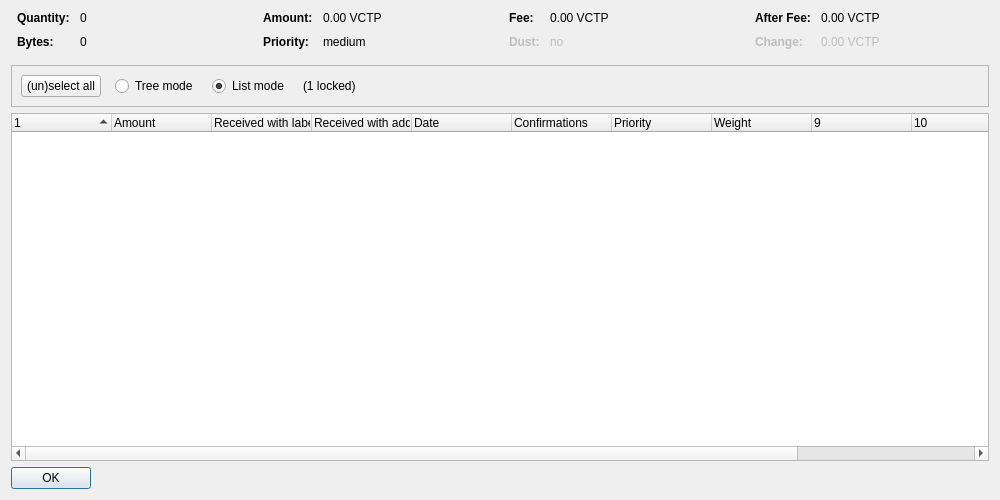
<?xml version="1.0" encoding="UTF-8"?>
<ui version="4.0">
 <class>CoinControlDialog</class>
 <widget class="QDialog" name="CoinControlDialog">
  <property name="geometry">
   <rect>
    <x>0</x>
    <y>0</y>
    <width>1000</width>
    <height>500</height>
   </rect>
  </property>
  <property name="windowTitle">
   <string>Coin Selection</string>
  </property>
  <layout class="QVBoxLayout" name="verticalLayout">
   <item>
    <layout class="QHBoxLayout" name="horizontalLayoutTop" stretch="0,0,0,0">
     <property name="topMargin">
      <number>0</number>
     </property>
     <property name="bottomMargin">
      <number>10</number>
     </property>
     <item>
      <layout class="QFormLayout" name="formLayoutCoinControl1">
       <property name="horizontalSpacing">
        <number>10</number>
       </property>
       <property name="verticalSpacing">
        <number>10</number>
       </property>
       <property name="leftMargin">
        <number>6</number>
       </property>
       <property name="rightMargin">
        <number>6</number>
       </property>
       <item row="0" column="0">
        <widget class="QLabel" name="labelCoinControlQuantityText">
         <property name="font">
          <font>
           <weight>75</weight>
           <bold>true</bold>
          </font>
         </property>
         <property name="text">
          <string>Quantity:</string>
         </property>
        </widget>
       </item>
       <item row="0" column="1">
        <widget class="QLabel" name="labelCoinControlQuantity">
         <property name="cursor">
          <cursorShape>IBeamCursor</cursorShape>
         </property>
         <property name="contextMenuPolicy">
          <enum>Qt::ActionsContextMenu</enum>
         </property>
         <property name="text">
          <string notr="true">0</string>
         </property>
         <property name="textInteractionFlags">
          <set>Qt::LinksAccessibleByMouse|Qt::TextSelectableByKeyboard|Qt::TextSelectableByMouse</set>
         </property>
        </widget>
       </item>
       <item row="1" column="0">
        <widget class="QLabel" name="labelCoinControlBytesText">
         <property name="font">
          <font>
           <weight>75</weight>
           <bold>true</bold>
          </font>
         </property>
         <property name="text">
          <string>Bytes:</string>
         </property>
        </widget>
       </item>
       <item row="1" column="1">
        <widget class="QLabel" name="labelCoinControlBytes">
         <property name="cursor">
          <cursorShape>IBeamCursor</cursorShape>
         </property>
         <property name="contextMenuPolicy">
          <enum>Qt::ActionsContextMenu</enum>
         </property>
         <property name="text">
          <string notr="true">0</string>
         </property>
         <property name="textInteractionFlags">
          <set>Qt::LinksAccessibleByMouse|Qt::TextSelectableByKeyboard|Qt::TextSelectableByMouse</set>
         </property>
        </widget>
       </item>
      </layout>
     </item>
     <item>
      <layout class="QFormLayout" name="formLayoutCoinControl2">
       <property name="horizontalSpacing">
        <number>10</number>
       </property>
       <property name="verticalSpacing">
        <number>10</number>
       </property>
       <property name="leftMargin">
        <number>6</number>
       </property>
       <property name="rightMargin">
        <number>6</number>
       </property>
       <item row="0" column="0">
        <widget class="QLabel" name="labelCoinControlAmountText">
         <property name="font">
          <font>
           <weight>75</weight>
           <bold>true</bold>
          </font>
         </property>
         <property name="text">
          <string>Amount:</string>
         </property>
        </widget>
       </item>
       <item row="0" column="1">
        <widget class="QLabel" name="labelCoinControlAmount">
         <property name="cursor">
          <cursorShape>IBeamCursor</cursorShape>
         </property>
         <property name="contextMenuPolicy">
          <enum>Qt::ActionsContextMenu</enum>
         </property>
         <property name="text">
          <string notr="true">0.00 VCTP</string>
         </property>
         <property name="textInteractionFlags">
          <set>Qt::LinksAccessibleByMouse|Qt::TextSelectableByKeyboard|Qt::TextSelectableByMouse</set>
         </property>
        </widget>
       </item>
       <item row="1" column="0">
        <widget class="QLabel" name="labelCoinControlPriorityText">
         <property name="font">
          <font>
           <weight>75</weight>
           <bold>true</bold>
          </font>
         </property>
         <property name="text">
          <string>Priority:</string>
         </property>
        </widget>
       </item>
       <item row="1" column="1">
        <widget class="QLabel" name="labelCoinControlPriority">
         <property name="cursor">
          <cursorShape>IBeamCursor</cursorShape>
         </property>
         <property name="contextMenuPolicy">
          <enum>Qt::ActionsContextMenu</enum>
         </property>
         <property name="text">
          <string notr="true">medium</string>
         </property>
         <property name="textInteractionFlags">
          <set>Qt::LinksAccessibleByMouse|Qt::TextSelectableByKeyboard|Qt::TextSelectableByMouse</set>
         </property>
        </widget>
       </item>
      </layout>
     </item>
     <item>
      <layout class="QFormLayout" name="formLayoutCoinControl3">
       <property name="horizontalSpacing">
        <number>10</number>
       </property>
       <property name="verticalSpacing">
        <number>10</number>
       </property>
       <property name="leftMargin">
        <number>6</number>
       </property>
       <property name="rightMargin">
        <number>6</number>
       </property>
       <item row="0" column="0">
        <widget class="QLabel" name="labelCoinControlFeeText">
         <property name="font">
          <font>
           <weight>75</weight>
           <bold>true</bold>
          </font>
         </property>
         <property name="text">
          <string>Fee:</string>
         </property>
        </widget>
       </item>
       <item row="0" column="1">
        <widget class="QLabel" name="labelCoinControlFee">
         <property name="cursor">
          <cursorShape>IBeamCursor</cursorShape>
         </property>
         <property name="contextMenuPolicy">
          <enum>Qt::ActionsContextMenu</enum>
         </property>
         <property name="text">
          <string notr="true">0.00 VCTP</string>
         </property>
         <property name="textInteractionFlags">
          <set>Qt::LinksAccessibleByMouse|Qt::TextSelectableByKeyboard|Qt::TextSelectableByMouse</set>
         </property>
        </widget>
       </item>
       <item row="1" column="0">
        <widget class="QLabel" name="labelCoinControlLowOutputText">
         <property name="enabled">
          <bool>false</bool>
         </property>
         <property name="font">
          <font>
           <weight>75</weight>
           <bold>true</bold>
          </font>
         </property>
         <property name="text">
          <string>Dust:</string>
         </property>
        </widget>
       </item>
       <item row="1" column="1">
        <widget class="QLabel" name="labelCoinControlLowOutput">
         <property name="enabled">
          <bool>false</bool>
         </property>
         <property name="cursor">
          <cursorShape>IBeamCursor</cursorShape>
         </property>
         <property name="contextMenuPolicy">
          <enum>Qt::ActionsContextMenu</enum>
         </property>
         <property name="text">
          <string notr="true">no</string>
         </property>
         <property name="textInteractionFlags">
          <set>Qt::LinksAccessibleByMouse|Qt::TextSelectableByKeyboard|Qt::TextSelectableByMouse</set>
         </property>
        </widget>
       </item>
      </layout>
     </item>
     <item>
      <layout class="QFormLayout" name="formLayoutCoinControl4">
       <property name="horizontalSpacing">
        <number>10</number>
       </property>
       <property name="verticalSpacing">
        <number>10</number>
       </property>
       <property name="leftMargin">
        <number>6</number>
       </property>
       <property name="rightMargin">
        <number>6</number>
       </property>
       <item row="0" column="0">
        <widget class="QLabel" name="labelCoinControlAfterFeeText">
         <property name="font">
          <font>
           <weight>75</weight>
           <bold>true</bold>
          </font>
         </property>
         <property name="text">
          <string>After Fee:</string>
         </property>
        </widget>
       </item>
       <item row="0" column="1">
        <widget class="QLabel" name="labelCoinControlAfterFee">
         <property name="cursor">
          <cursorShape>IBeamCursor</cursorShape>
         </property>
         <property name="contextMenuPolicy">
          <enum>Qt::ActionsContextMenu</enum>
         </property>
         <property name="text">
          <string notr="true">0.00 VCTP</string>
         </property>
         <property name="textInteractionFlags">
          <set>Qt::LinksAccessibleByMouse|Qt::TextSelectableByKeyboard|Qt::TextSelectableByMouse</set>
         </property>
        </widget>
       </item>
       <item row="1" column="0">
        <widget class="QLabel" name="labelCoinControlChangeText">
         <property name="enabled">
          <bool>false</bool>
         </property>
         <property name="font">
          <font>
           <weight>75</weight>
           <bold>true</bold>
          </font>
         </property>
         <property name="text">
          <string>Change:</string>
         </property>
        </widget>
       </item>
       <item row="1" column="1">
        <widget class="QLabel" name="labelCoinControlChange">
         <property name="enabled">
          <bool>false</bool>
         </property>
         <property name="cursor">
          <cursorShape>IBeamCursor</cursorShape>
         </property>
         <property name="contextMenuPolicy">
          <enum>Qt::ActionsContextMenu</enum>
         </property>
         <property name="text">
          <string notr="true">0.00 VCTP</string>
         </property>
         <property name="textInteractionFlags">
          <set>Qt::LinksAccessibleByMouse|Qt::TextSelectableByKeyboard|Qt::TextSelectableByMouse</set>
         </property>
        </widget>
       </item>
      </layout>
     </item>
    </layout>
   </item>
   <item>
    <widget class="QFrame" name="frame">
     <property name="minimumSize">
      <size>
       <width>0</width>
       <height>40</height>
      </size>
     </property>
     <property name="frameShape">
      <enum>QFrame::StyledPanel</enum>
     </property>
     <property name="frameShadow">
      <enum>QFrame::Sunken</enum>
     </property>
     <layout class="QHBoxLayout" name="horizontalLayout">
      <item>
       <layout class="QHBoxLayout" name="horizontalLayoutPanel" stretch="0,0,0,0,0">
        <property name="spacing">
         <number>14</number>
        </property>
        <item>
         <widget class="QPushButton" name="pushButtonSelectAll">
          <property name="sizePolicy">
           <sizepolicy hsizetype="Maximum" vsizetype="Fixed">
            <horstretch>0</horstretch>
            <verstretch>0</verstretch>
           </sizepolicy>
          </property>
          <property name="text">
           <string>(un)select all</string>
          </property>
          <property name="autoDefault">
           <bool>false</bool>
          </property>
         </widget>
        </item>
        <item>
         <widget class="QRadioButton" name="radioTreeMode">
          <property name="sizePolicy">
           <sizepolicy hsizetype="Maximum" vsizetype="Fixed">
            <horstretch>0</horstretch>
            <verstretch>0</verstretch>
           </sizepolicy>
          </property>
          <property name="text">
           <string>Tree mode</string>
          </property>
         </widget>
        </item>
        <item>
         <widget class="QRadioButton" name="radioListMode">
          <property name="sizePolicy">
           <sizepolicy hsizetype="Maximum" vsizetype="Fixed">
            <horstretch>0</horstretch>
            <verstretch>0</verstretch>
           </sizepolicy>
          </property>
          <property name="text">
           <string>List mode</string>
          </property>
          <property name="checked">
           <bool>true</bool>
          </property>
         </widget>
        </item>
        <item>
         <widget class="QLabel" name="labelLocked">
          <property name="text">
           <string notr="true">(1 locked)</string>
          </property>
         </widget>
        </item>
        <item>
         <spacer name="horizontalSpacer">
          <property name="orientation">
           <enum>Qt::Horizontal</enum>
          </property>
          <property name="sizeHint" stdset="0">
           <size>
            <width>40</width>
            <height>20</height>
           </size>
          </property>
         </spacer>
        </item>
       </layout>
      </item>
     </layout>
    </widget>
   </item>
   <item>
    <widget class="CoinControlTreeWidget" name="treeWidget">
     <property name="contextMenuPolicy">
      <enum>Qt::CustomContextMenu</enum>
     </property>
     <property name="sortingEnabled">
      <bool>false</bool>
     </property>
     <property name="columnCount">
      <number>12</number>
     </property>
     <attribute name="headerShowSortIndicator" stdset="0">
      <bool>true</bool>
     </attribute>
     <attribute name="headerStretchLastSection">
      <bool>false</bool>
     </attribute>
     <column>
      <property name="text">
       <string/>
      </property>
     </column>
     <column>
      <property name="text">
       <string>Amount</string>
      </property>
     </column>
     <column>
      <property name="text">
       <string>Received with label</string>
      </property>
     </column>
     <column>
      <property name="text">
       <string>Received with address</string>
      </property>
     </column>
     <column>
      <property name="text">
       <string>Date</string>
      </property>
     </column>
     <column>
      <property name="text">
       <string>Confirmations</string>
      </property>
      <property name="toolTip">
       <string>Confirmed</string>
      </property>
     </column>
     <column>
      <property name="text">
       <string>Priority</string>
      </property>
     </column>
     <column>
      <property name="text">
       <string>Weight</string>
      </property>
     </column>
     <column>
      <property name="text">
       <string/>
      </property>
     </column>
     <column>
      <property name="text">
       <string/>
      </property>
     </column>
     <column>
      <property name="text">
       <string/>
      </property>
     </column>
     <column>
      <property name="text">
       <string/>
      </property>
     </column>
     <column>
      <property name="text">
       <string/>
      </property>
     </column>
    </widget>
   </item>
   <item>
    <widget class="QDialogButtonBox" name="buttonBox">
     <property name="sizePolicy">
      <sizepolicy hsizetype="Maximum" vsizetype="Fixed">
       <horstretch>0</horstretch>
       <verstretch>0</verstretch>
      </sizepolicy>
     </property>
     <property name="orientation">
      <enum>Qt::Horizontal</enum>
     </property>
     <property name="standardButtons">
      <set>QDialogButtonBox::Ok</set>
     </property>
    </widget>
   </item>
  </layout>
 </widget>
 <customwidgets>
  <customwidget>
   <class>CoinControlTreeWidget</class>
   <extends>QTreeWidget</extends>
   <header>coincontroltreewidget.h</header>
  </customwidget>
 </customwidgets>
 <resources/>
 <connections/>
</ui>
